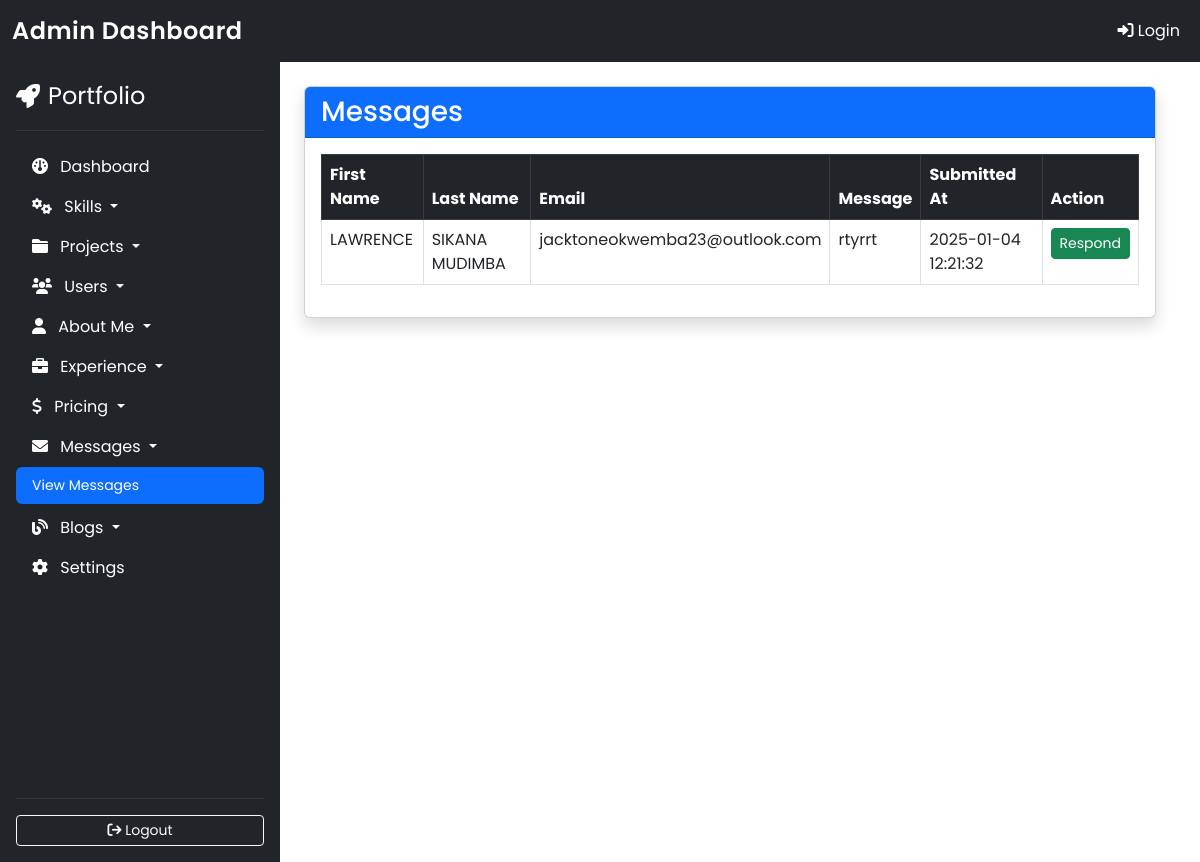
Screenshot of /admin/view_messages.php with the database file from the repository.
### tables this page shows
CREATE TABLE `contact_messages` (
  `id` int(11) NOT NULL,
  `first_name` varchar(100) NOT NULL,
  `last_name` varchar(100) NOT NULL,
  `email` varchar(100) NOT NULL,
  `message` text NOT NULL,
  `submitted_at` timestamp NOT NULL DEFAULT current_timestamp()
);

### admin/view_messages.php (the view)
<?php
include 'header.php';
include 'config.php';
$query = "SELECT * FROM contact_messages ORDER BY submitted_at DESC";
$result = $conn->query($query);
?>
<div class="container-fluid">
    <div class="row">
        <?php include('sidebar.php'); ?>
        <div class="col-9 p-4">
            <div class="card shadow">
                <div class="card-header bg-primary text-white">
                    <h3 class="mb-0">Messages</h3>
                </div>
                <div class="card-body">
                    <table class="table table-hover table-bordered">
                        <thead class="table-dark">
                            <tr>
                                <th>First Name</th>
                                <th>Last Name</th>
                                <th>Email</th>
                                <th>Message</th>
                                <th>Submitted At</th>
                                <th>Action</th>
                            </tr>
                        </thead>
                        <tbody>
                            <?php while ($row = $result->fetch_assoc()) { ?>
                                <tr>
                                    <td><?= htmlspecialchars($row['first_name']); ?></td>
                                    <td><?= htmlspecialchars($row['last_name']); ?></td>
                                    <td><?= htmlspecialchars($row['email']); ?></td>
                                    <td>
                                        <div style="max-height: 100px; overflow-y: auto;">
                                            <?= nl2br(htmlspecialchars($row['message'])); ?>
                                        </div>
                                    </td>
                                    <td><?= htmlspecialchars($row['submitted_at']); ?></td>
                                    <td>
                                        <a href="respond_message.php?id=<?= $row['id']; ?>" class="btn btn-success btn-sm">Respond</a>
                                    </td>
                                </tr>
                            <?php } ?>
                        </tbody>
                    </table>
                </div>
            </div>
        </div>
    </div>
</div>
<?php include('footer.php'); ?>

### admin/header.php (style rules this page uses)
body { font-family: 'Poppins', sans-serif; }

### rows the page displays
contact_messages: first_name "LAWRENCE", last_name "SIKANA MUDIMBA", email "jacktoneokwemba23@outlook.com", message "rtyrrt", submitted_at "2025-01-04 12:21:32"
